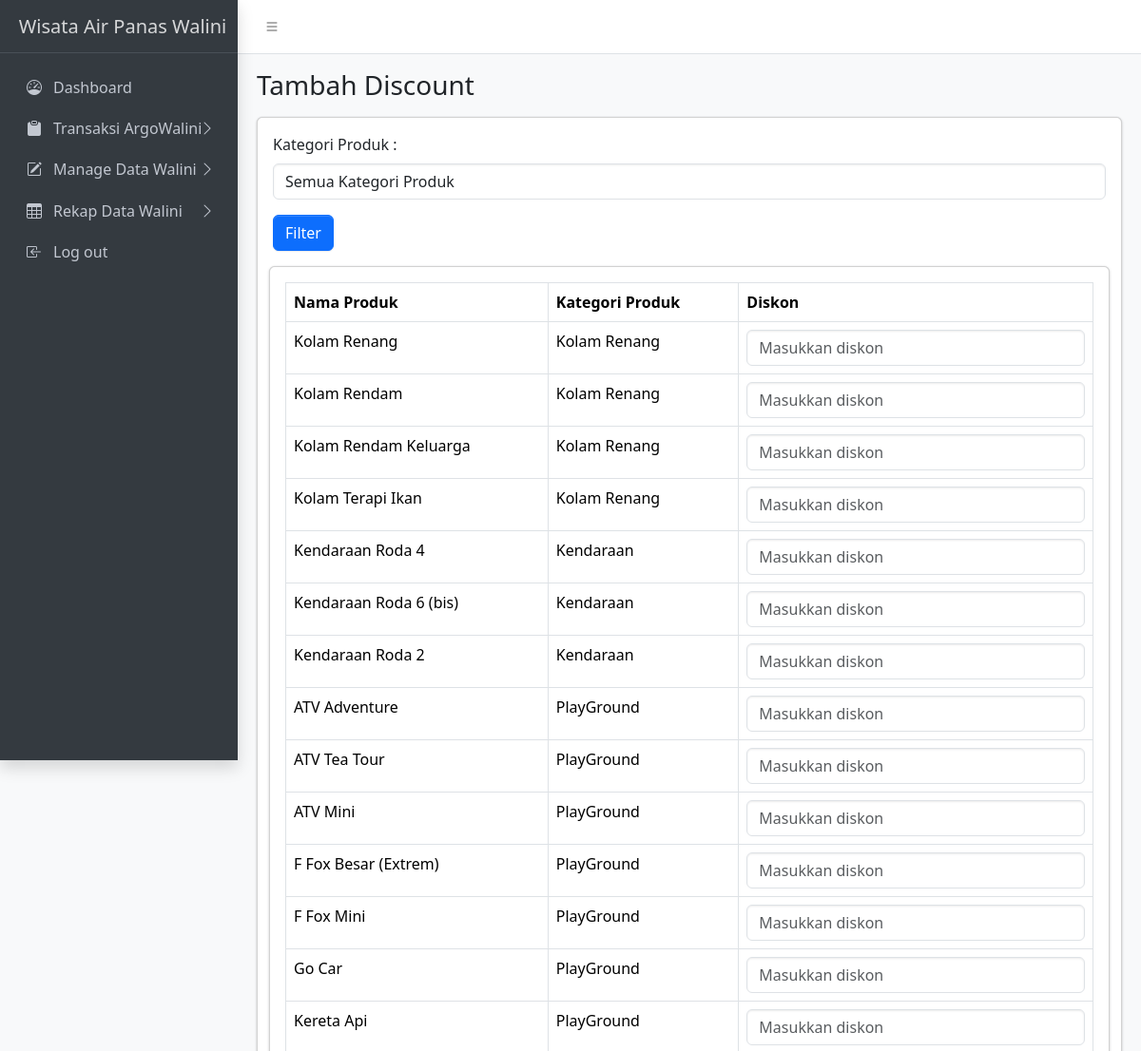
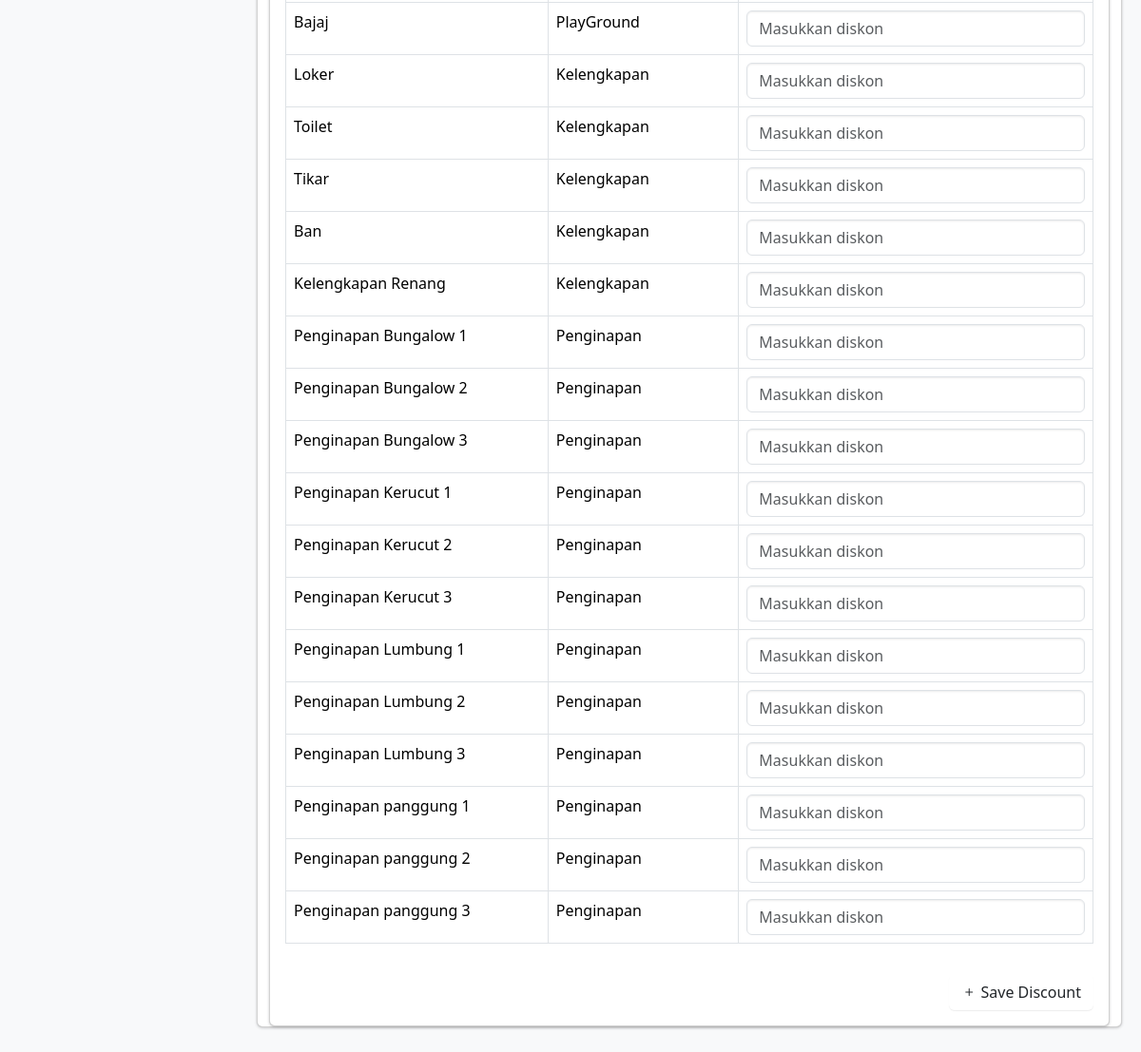
The app's page /admin/discount/create_discount.php (signed in) with its own data (2 pictures, top to bottom).
### tables this page shows
CREATE TABLE `products` (
  `id_product` int(11) NOT NULL,
  `nama_product` varchar(100) NOT NULL,
  `kategori_product` enum('Kolam Renang','Kendaraan','PlayGround','Penginapan','Kelengkapan') NOT NULL,
  `sub_kategori_product` enum('Penginapan Bungalow','Penginapan Kerucut','Penginapan Lumbung','Penginapan Panggung') DEFAULT NULL,
  `harga_weekday` decimal(10,2) NOT NULL,
  `harga_weekend` decimal(10,2) NOT NULL,
  `created_at` datetime NOT NULL DEFAULT current_timestamp(),
  `updated_by` int(11) DEFAULT NULL,
  `img` varchar(255) NOT NULL,
  `updated_at` timestamp NOT NULL DEFAULT current_timestamp() ON UPDATE current_timestamp()
);

### admin/discount/create_discount.php (the view, shortened to what this page needs)
<?php
require '../../includes/db_connect.php';
$kategori = isset($_GET['kategori']) ? $_GET['kategori'] : '';
if (!empty($kategori) && $kategori != '' && $kategori != 'All Categories') {
    $sql = "SELECT * FROM products WHERE kategori_product = ?";
    $stmt = $conn->prepare($sql);
    $stmt->bind_param("s", $kategori);
    $stmt->execute();
    $result = $stmt->get_result();
} else {
    $sql = "SELECT * FROM products";
    $result = $conn->query($sql);
}
?>
<!DOCTYPE html>
<html lang="en">
<head>
    <link rel="stylesheet" href="https://cdn.jsdelivr.net/npm/@fontsource/source-sans-3@5.0.12/index.css">
    <link rel="stylesheet" href="https://cdn.jsdelivr.net/npm/overlayscrollbars@2.3.0/styles/overlayscrollbars.min.css">
    <link rel="stylesheet" href="https://cdn.jsdelivr.net/npm/bootstrap-icons@1.11.0/font/bootstrap-icons.min.css">
    <link rel="stylesheet" href="../../assets/css/adminlte.css">
    <link rel="stylesheet" href="https://cdn.jsdelivr.net/npm/apexcharts@3.37.1/dist/apexcharts.css">
    <link rel="stylesheet" href="https://cdn.jsdelivr.net/npm/jsvectormap@1.5.3/dist/css/jsvectormap.min.css">
</head>
<body class="layout-fixed sidebar-expand-lg bg-body-tertiary">
    <div class="app-wrapper">
        <nav class="app-header navbar navbar-expand bg-body">
            <div class="container-fluid">
                <ul class="navbar-nav">
                    <li class="nav-item"> <a class="nav-link" data-lte-toggle="sidebar" href="#" role="button"> <i class="bi bi-list"></i> </a> </li>
                </ul>
            </div>
        </nav>
        <aside class="app-sidebar bg-body-secondary shadow" data-bs-theme="dark">
            <div class="sidebar-brand"> <a href="./index.html" class="brand-link"> <span class="brand-text fw-light">Wisata Air Panas Walini</span> </a> </div>
            <div class="sidebar-wrapper">
                <nav class="mt-2">
                    <ul class="nav sidebar-menu flex-column" data-lte-toggle="treeview" role="menu" data-accordion="false">
                        <li class="nav-item">
                            <a href="./index.html" class="nav-link" role="menuitem">
                                <i class="nav-icon bi bi-speedometer"></i>
                                <p>Dashboard</p>
                            </a>
                        </li>
                        <li class="nav-item">
                            <a href="#" class="nav-link" role="menuitem">
                                <i class="nav-icon bi bi-clipboard-fill"></i>
                                <p>Transaksi ArgoWalini
                                    <i class="nav-arrow bi bi-chevron-right"></i>
                                </p>
                            </a>
                        </li>
                        <li class="nav-item">
                            <a href="#" class="nav-link" role="menuitem">
                                <i class="nav-icon bi bi-pencil-square"></i>
                                <p>Manage Data Walini
                                </p>
                            </a>
                        </li>
                        <li class="nav-item">
                            <a href="#" class="nav-link" role="menuitem">
                                <i class="nav-icon bi bi-table"></i>
                                <p>Rekap Data Walini
                                </p>
                            </a>
                        </li>
                        <li class="nav-item">
                            <a href="./docs/introduction.html" class="nav-link" role="menuitem">
                                <i class="nav-icon bi bi-box-arrow-in-left"></i>
                                <p>Log out</p>
                            </a>
                        </li>
                    </ul>
                </nav>
            </div>
        </aside>
        <main class="app-main">
            <div class="app-content-header">
                <div class="container-fluid">
                    <div class="row">
                        <div class="col-sm-6">
                            <h3 class="mb-0">Tambah Discount</h3>
                        </div>
                    </div>
                </div>
            </div>
            <div class="app-content">
                <div class="container-fluid">
                    <div class="row">
                        <div class="col-md-12">
                            <div class="card mb-4">
                                <div class="card-body">
                                    <form class="row g-3">
                                        <div class="col-12">
                                            <label for="filterCategory" class="form-label">Kategori Produk :</label>
                                            <select name="kategori" id="filterkategori" class="form-control">
                                                <option value="All Categories" <?= $kategori == 'All Categories' ? 'selected' : ''; ?>>Semua Kategori Produk</option>
                                            </select>
                                        </div>
                                        <div class="col-md-4 align-self-end">
                                        <button type="submit" class="btn btn-primary">Filter</button>
                                    </div>
                                    </form>
                                </div>
                                    <div class="container-fluid">
                                        <div class="card">
                                            <div class="card-body">
                                                <form method="POST" action="proses_discount.php">
                                                    <div class="table-responsive">
                                                        <table class="table table-bordered">
                                                            <thead>
                                                                <tr>
                                                                    <th>Nama Produk</th>
                                                                    <th>Kategori Produk</th>
                                                                    <th>Diskon</th>
                                                                </tr>
                                                            </thead>
                                                            <tbody>
                                                                <?php
                                                                if ($result->num_rows > 0) {
                                                                    while ($row = $result->fetch_assoc()) {
                                                                ?>
                                                                        <tr>
                                                                            <td><?= htmlspecialchars($row['nama_product']); ?></td>
                                                                            <td><?= htmlspecialchars($row['kategori_product']); ?></td>
                                                                            <td>
                                                                                <input type="text" name="diskon[<?= htmlspecialchars($row['id_product']); ?>]" class="form-control" placeholder="Masukkan diskon">
                                                                            </td>
                                                                        </tr>
                                                                <?php
                                                                    }
                                                                } else {
                                                                    echo '<tr><td colspan="3" class="text-center">Tidak ada data produk.</td></tr>';
                                                                }
                                                                ?>
                                                            </tbody>
                                                        </table>
                                                    </div>
                                                    <div class="text-end mt-3">
                                                        <button type="submit" class="btn btn-custom">
                                                            <i class="bi bi-plus"></i> Save Discount
                                                        </button>
                                                    </div>
                                                </form>
                                            </div>
                                        </div>
                                    </div>
                            </div>
                        </div>
                    </div>
                </div>
            </div>
        </main>
    </div>
</body>
</html>

### records on screen
products: nama_product "Kolam Renang", kategori_product "Kolam Renang"
products: nama_product "Kolam Rendam", kategori_product "Kolam Renang"
products: nama_product "Kolam Rendam Keluarga", kategori_product "Kolam Renang"
products: nama_product "Kolam Terapi Ikan", kategori_product "Kolam Renang"
products: nama_product "Kendaraan Roda 4", kategori_product "Kendaraan"
products: nama_product "Kendaraan Roda 6 (bis)", kategori_product "Kendaraan"
products: nama_product "Kendaraan Roda 2", kategori_product "Kendaraan"
products: nama_product "ATV Adventure", kategori_product "PlayGround"
products: nama_product "ATV Tea Tour", kategori_product "PlayGround"
products: nama_product "ATV Mini", kategori_product "PlayGround"
products: nama_product "F Fox Besar (Extrem)", kategori_product "PlayGround"
products: nama_product "F Fox Mini", kategori_product "PlayGround"
products: nama_product "Go Car", kategori_product "PlayGround"
products: nama_product "Kereta Api", kategori_product "PlayGround"
products: nama_product "Bajaj", kategori_product "PlayGround"
products: nama_product "Loker", kategori_product "Kelengkapan"
products: nama_product "Toilet", kategori_product "Kelengkapan"
products: nama_product "Tikar", kategori_product "Kelengkapan"
products: nama_product "Ban", kategori_product "Kelengkapan"
products: nama_product "Kelengkapan Renang", kategori_product "Kelengkapan"
products: nama_product "Penginapan Bungalow 1", kategori_product "Penginapan"
products: nama_product "Penginapan Bungalow 2", kategori_product "Penginapan"
products: nama_product "Penginapan Bungalow 3", kategori_product "Penginapan"
products: nama_product "Penginapan Kerucut 1", kategori_product "Penginapan"
products: nama_product "Penginapan Kerucut 2", kategori_product "Penginapan"
products: nama_product "Penginapan Kerucut 3", kategori_product "Penginapan"
products: nama_product "Penginapan Lumbung 1", kategori_product "Penginapan"
products: nama_product "Penginapan Lumbung 2", kategori_product "Penginapan"
products: nama_product "Penginapan Lumbung 3", kategori_product "Penginapan"
products: nama_product "Penginapan panggung 1", kategori_product "Penginapan"
products: nama_product "Penginapan panggung 2", kategori_product "Penginapan"
products: nama_product "Penginapan panggung 3", kategori_product "Penginapan"
